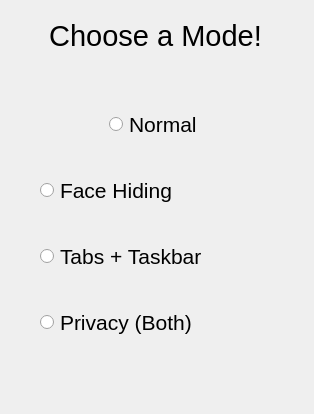
<?xml version="1.0" encoding="UTF-8"?>
<ui version="4.0">
 <class>Form</class>
 <widget class="QWidget" name="Form">
  <property name="geometry">
   <rect>
    <x>0</x>
    <y>0</y>
    <width>314</width>
    <height>414</height>
   </rect>
  </property>
  <property name="windowTitle">
   <string>Privacy Screenshot</string>
  </property>
  <property name="windowIcon">
   <iconset theme="python"/>
  </property>
  <widget class="QLabel" name="Heading">
   <property name="geometry">
    <rect>
     <x>20</x>
     <y>10</y>
     <width>271</width>
     <height>51</height>
    </rect>
   </property>
   <property name="font">
    <font>
     <pointsize>22</pointsize>
    </font>
   </property>
   <property name="styleSheet">
    <string notr="true"/>
   </property>
   <property name="text">
    <string>Choose a Mode!</string>
   </property>
   <property name="alignment">
    <set>Qt::AlignCenter</set>
   </property>
  </widget>
  <widget class="QWidget" name="">
   <property name="geometry">
    <rect>
     <x>40</x>
     <y>80</y>
     <width>231</width>
     <height>291</height>
    </rect>
   </property>
   <layout class="QVBoxLayout" name="verticalLayout">
    <item alignment="Qt::AlignHCenter">
     <widget class="QRadioButton" name="Normal">
      <property name="font">
       <font>
        <pointsize>16</pointsize>
       </font>
      </property>
      <property name="text">
       <string>Normal</string>
      </property>
      <attribute name="buttonGroup">
       <string notr="true">buttonGroup</string>
      </attribute>
     </widget>
    </item>
    <item>
     <widget class="QRadioButton" name="Face">
      <property name="font">
       <font>
        <pointsize>16</pointsize>
       </font>
      </property>
      <property name="text">
       <string>Face Hiding</string>
      </property>
      <attribute name="buttonGroup">
       <string notr="true">buttonGroup</string>
      </attribute>
     </widget>
    </item>
    <item>
     <widget class="QRadioButton" name="TT">
      <property name="font">
       <font>
        <pointsize>16</pointsize>
       </font>
      </property>
      <property name="text">
       <string>Tabs + Taskbar</string>
      </property>
      <attribute name="buttonGroup">
       <string notr="true">buttonGroup</string>
      </attribute>
     </widget>
    </item>
    <item>
     <widget class="QRadioButton" name="Privacy">
      <property name="font">
       <font>
        <pointsize>16</pointsize>
       </font>
      </property>
      <property name="text">
       <string>Privacy (Both)</string>
      </property>
      <attribute name="buttonGroup">
       <string notr="true">buttonGroup</string>
      </attribute>
     </widget>
    </item>
   </layout>
  </widget>
 </widget>
 <resources/>
 <connections/>
 <buttongroups>
  <buttongroup name="buttonGroup"/>
 </buttongroups>
</ui>
